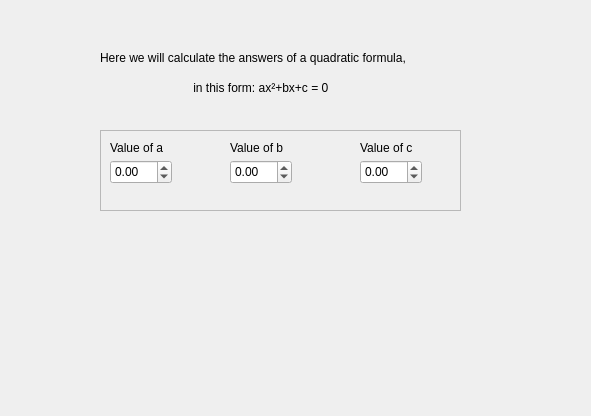
<?xml version="1.0" encoding="UTF-8"?>
<ui version="4.0">
 <class>Form</class>
 <widget class="QWidget" name="Form">
  <property name="geometry">
   <rect>
    <x>0</x>
    <y>0</y>
    <width>591</width>
    <height>416</height>
   </rect>
  </property>
  <property name="windowTitle">
   <string>Form</string>
  </property>
  <widget class="QFrame" name="frame">
   <property name="geometry">
    <rect>
     <x>100</x>
     <y>130</y>
     <width>361</width>
     <height>81</height>
    </rect>
   </property>
   <property name="frameShape">
    <enum>QFrame::StyledPanel</enum>
   </property>
   <property name="frameShadow">
    <enum>QFrame::Raised</enum>
   </property>
   <widget class="QDoubleSpinBox" name="a_DSB">
    <property name="geometry">
     <rect>
      <x>10</x>
      <y>30</y>
      <width>62</width>
      <height>24</height>
     </rect>
    </property>
    <property name="minimum">
     <double>-99.989999999999995</double>
    </property>
    <property name="singleStep">
     <double>0.500000000000000</double>
    </property>
   </widget>
   <widget class="QDoubleSpinBox" name="b_DSB">
    <property name="geometry">
     <rect>
      <x>130</x>
      <y>30</y>
      <width>62</width>
      <height>24</height>
     </rect>
    </property>
    <property name="minimum">
     <double>-99.989999999999995</double>
    </property>
    <property name="singleStep">
     <double>0.500000000000000</double>
    </property>
   </widget>
   <widget class="QDoubleSpinBox" name="c_DSB">
    <property name="geometry">
     <rect>
      <x>260</x>
      <y>30</y>
      <width>62</width>
      <height>24</height>
     </rect>
    </property>
    <property name="minimum">
     <double>-99.989999999999995</double>
    </property>
    <property name="singleStep">
     <double>0.500000000000000</double>
    </property>
   </widget>
   <widget class="QLabel" name="label_3">
    <property name="geometry">
     <rect>
      <x>10</x>
      <y>10</y>
      <width>61</width>
      <height>16</height>
     </rect>
    </property>
    <property name="text">
     <string>Value of a</string>
    </property>
   </widget>
   <widget class="QLabel" name="label_4">
    <property name="geometry">
     <rect>
      <x>130</x>
      <y>10</y>
      <width>61</width>
      <height>16</height>
     </rect>
    </property>
    <property name="text">
     <string>Value of b</string>
    </property>
   </widget>
   <widget class="QLabel" name="label_5">
    <property name="geometry">
     <rect>
      <x>260</x>
      <y>10</y>
      <width>61</width>
      <height>16</height>
     </rect>
    </property>
    <property name="text">
     <string>Value of c</string>
    </property>
   </widget>
  </widget>
  <widget class="QLabel" name="label">
   <property name="geometry">
    <rect>
     <x>100</x>
     <y>50</y>
     <width>361</width>
     <height>16</height>
    </rect>
   </property>
   <property name="text">
    <string>Here we will calculate the answers of a quadratic formula,</string>
   </property>
  </widget>
  <widget class="QLabel" name="label_2">
   <property name="geometry">
    <rect>
     <x>190</x>
     <y>80</y>
     <width>171</width>
     <height>16</height>
    </rect>
   </property>
   <property name="text">
    <string> in this form: ax²+bx+c = 0</string>
   </property>
  </widget>
 </widget>
 <resources/>
 <connections/>
</ui>
